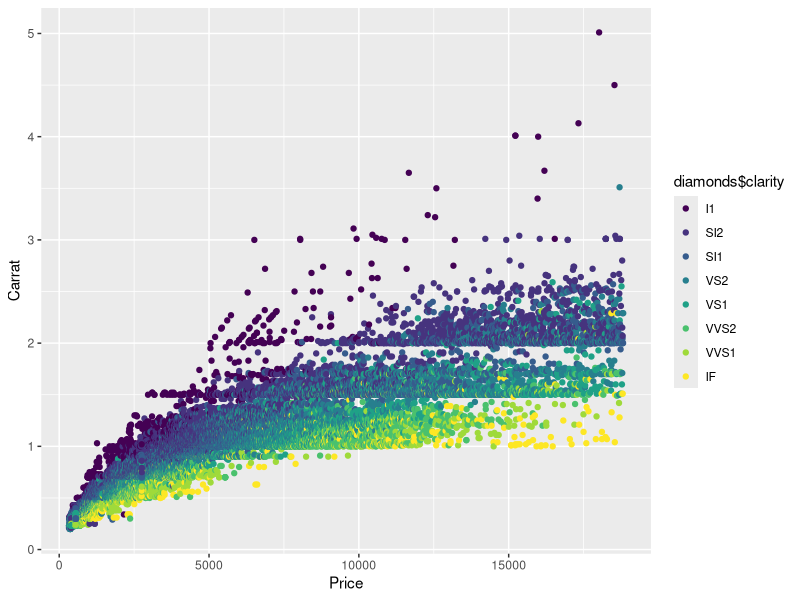

Reproduce this figure in R.
library(ggplot2)
head(diamonds)
qplot(diamonds$price, diamonds$carat, xlab="Price", ylab="Carrat", color=diamonds$clarity)